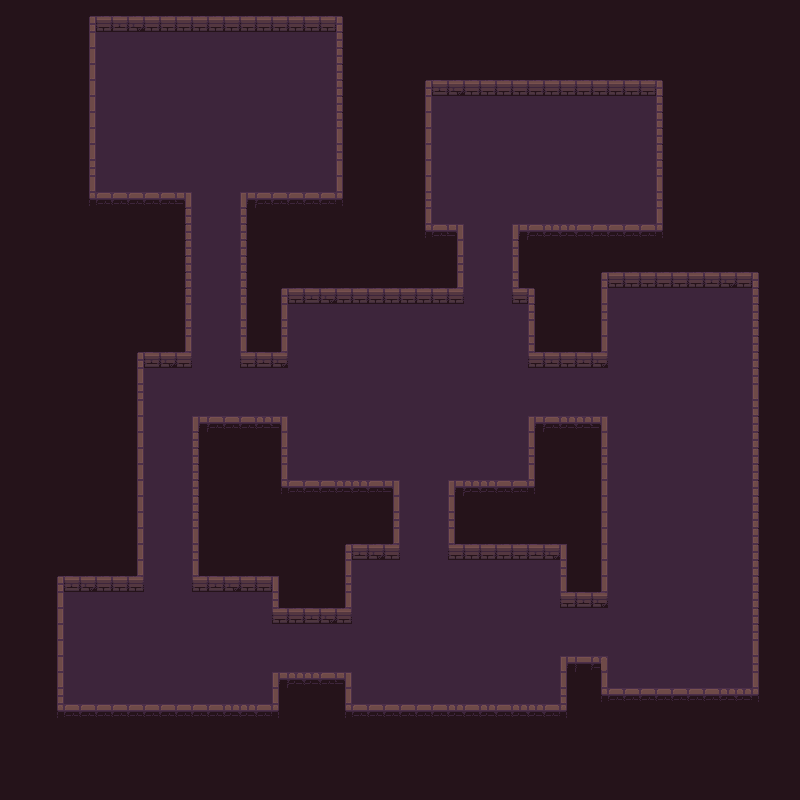

This is a level from a 2D game, rendered from its Tiled map with the project's own tilesets. A one-line summary and the map file follow, with tile-layer data summarised:
An orthogonal 50x50 tile map with 16x16 px tiles, 3 tile layers (bg, road, wall), 2 tilesets.

<map version="1.4" tiledversion="2021.01.13" orientation="orthogonal" renderorder="right-down" width="50" height="50" tilewidth="16" tileheight="16" infinite="0" nextlayerid="7" nextobjectid="5">
 <tileset firstgid="1" name="Dungeon_Tileset" tilewidth="16" tileheight="16" tilecount="100" columns="10">
  <grid orientation="orthogonal" width="32" height="32" />
  <image source="Dungeon_Tileset.png" width="160" height="160" />
 </tileset>
 <tileset firstgid="101" name="flag" tilewidth="16" tileheight="16" tilecount="4" columns="4">
  <image source="flag.png" width="64" height="16" />
  <tile id="0">
   <animation>
    <frame tileid="0" duration="150" />
    <frame tileid="1" duration="150" />
    <frame tileid="2" duration="150" />
    <frame tileid="3" duration="150" />
   </animation>
  </tile>
 </tileset>
 <layer id="1" name="bg" width="50" height="50">
  <data>[2500 cells, 2500 non-empty, 1 distinct tile ids]</data>
 </layer>
 <layer id="3" name="road" width="50" height="50">
  <data>[2500 cells, 1022 non-empty, 1 distinct tile ids]</data>
 </layer>
 <layer id="4" name="wall" width="50" height="50">
  <data>[2500 cells, 360 non-empty, 22 distinct tile ids]</data>
 </layer>
</map>
